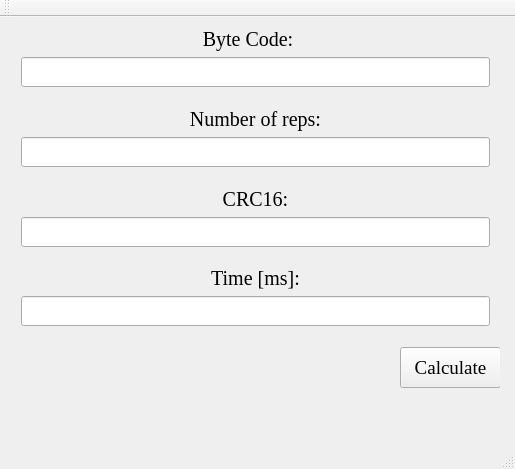
<?xml version="1.0" encoding="UTF-8"?>
<ui version="4.0">
 <class>MainWindow</class>
 <widget class="QMainWindow" name="MainWindow">
  <property name="geometry">
   <rect>
    <x>0</x>
    <y>0</y>
    <width>515</width>
    <height>469</height>
   </rect>
  </property>
  <property name="windowTitle">
   <string>MainWindow</string>
  </property>
  <widget class="QWidget" name="centralWidget">
   <property name="maximumSize">
    <size>
     <width>500</width>
     <height>400</height>
    </size>
   </property>
   <widget class="QWidget" name="verticalLayoutWidget">
    <property name="geometry">
     <rect>
      <x>10</x>
      <y>0</y>
      <width>491</width>
      <height>81</height>
     </rect>
    </property>
    <layout class="QVBoxLayout" name="verticalLayout">
     <item>
      <widget class="QLabel" name="label_1">
       <property name="font">
        <font>
         <family>Times New Roman</family>
         <pointsize>15</pointsize>
        </font>
       </property>
       <property name="styleSheet">
        <string notr="true">QLabel {
	height: '34px';
}</string>
       </property>
       <property name="text">
        <string>Byte Code:   </string>
       </property>
       <property name="alignment">
        <set>Qt::AlignCenter</set>
       </property>
      </widget>
     </item>
     <item>
      <widget class="QLineEdit" name="byteCode">
       <property name="font">
        <font>
         <family>Times New Roman</family>
         <pointsize>14</pointsize>
        </font>
       </property>
       <property name="styleSheet">
        <string notr="true">QLineEdit {
margin: '5px';
}</string>
       </property>
       <property name="maxLength">
        <number>256</number>
       </property>
       <property name="alignment">
        <set>Qt::AlignCenter</set>
       </property>
      </widget>
     </item>
    </layout>
   </widget>
   <widget class="QWidget" name="verticalLayoutWidget_2">
    <property name="geometry">
     <rect>
      <x>10</x>
      <y>80</y>
      <width>491</width>
      <height>81</height>
     </rect>
    </property>
    <layout class="QVBoxLayout" name="verticalLayout_2">
     <item>
      <widget class="QLabel" name="label_2">
       <property name="font">
        <font>
         <family>Times New Roman</family>
         <pointsize>15</pointsize>
        </font>
       </property>
       <property name="styleSheet">
        <string notr="true">QLabel {
	height: '34px';
}</string>
       </property>
       <property name="text">
        <string>Number of reps:</string>
       </property>
       <property name="alignment">
        <set>Qt::AlignCenter</set>
       </property>
      </widget>
     </item>
     <item>
      <widget class="QLineEdit" name="numberOfReps">
       <property name="font">
        <font>
         <family>Times New Roman</family>
         <pointsize>14</pointsize>
        </font>
       </property>
       <property name="styleSheet">
        <string notr="true">QLineEdit {
margin: '5px';
}</string>
       </property>
       <property name="maxLength">
        <number>256</number>
       </property>
       <property name="alignment">
        <set>Qt::AlignCenter</set>
       </property>
      </widget>
     </item>
    </layout>
   </widget>
   <widget class="QWidget" name="verticalLayoutWidget_3">
    <property name="geometry">
     <rect>
      <x>10</x>
      <y>160</y>
      <width>491</width>
      <height>81</height>
     </rect>
    </property>
    <layout class="QVBoxLayout" name="verticalLayout_3">
     <item>
      <widget class="QLabel" name="label_3">
       <property name="font">
        <font>
         <family>Times New Roman</family>
         <pointsize>15</pointsize>
        </font>
       </property>
       <property name="styleSheet">
        <string notr="true">QLabel {
	height: '34px';
}</string>
       </property>
       <property name="text">
        <string>CRC16:</string>
       </property>
       <property name="alignment">
        <set>Qt::AlignCenter</set>
       </property>
      </widget>
     </item>
     <item>
      <widget class="QLineEdit" name="crc16">
       <property name="font">
        <font>
         <family>Times New Roman</family>
         <pointsize>14</pointsize>
        </font>
       </property>
       <property name="styleSheet">
        <string notr="true">QLineEdit {
margin: '5px';
}</string>
       </property>
       <property name="maxLength">
        <number>256</number>
       </property>
       <property name="alignment">
        <set>Qt::AlignCenter</set>
       </property>
      </widget>
     </item>
    </layout>
   </widget>
   <widget class="QWidget" name="verticalLayoutWidget_4">
    <property name="geometry">
     <rect>
      <x>10</x>
      <y>239</y>
      <width>491</width>
      <height>81</height>
     </rect>
    </property>
    <layout class="QVBoxLayout" name="verticalLayout_4">
     <item>
      <widget class="QLabel" name="label_4">
       <property name="enabled">
        <bool>true</bool>
       </property>
       <property name="font">
        <font>
         <family>Times New Roman</family>
         <pointsize>15</pointsize>
        </font>
       </property>
       <property name="styleSheet">
        <string notr="true">QLabel {
	height: '34px';
}</string>
       </property>
       <property name="text">
        <string>Time [ms]:</string>
       </property>
       <property name="alignment">
        <set>Qt::AlignCenter</set>
       </property>
      </widget>
     </item>
     <item>
      <widget class="QLineEdit" name="time">
       <property name="font">
        <font>
         <family>Times New Roman</family>
         <pointsize>14</pointsize>
        </font>
       </property>
       <property name="styleSheet">
        <string notr="true">QLineEdit {
margin: '5px';
}</string>
       </property>
       <property name="maxLength">
        <number>256</number>
       </property>
       <property name="alignment">
        <set>Qt::AlignCenter</set>
       </property>
      </widget>
     </item>
    </layout>
   </widget>
   <widget class="QPushButton" name="calculate">
    <property name="geometry">
     <rect>
      <x>400</x>
      <y>330</y>
      <width>101</width>
      <height>41</height>
     </rect>
    </property>
    <property name="font">
     <font>
      <family>Times New Roman</family>
      <pointsize>14</pointsize>
      <weight>50</weight>
      <bold>false</bold>
     </font>
    </property>
    <property name="text">
     <string>Calculate</string>
    </property>
    <property name="iconSize">
     <size>
      <width>24</width>
      <height>24</height>
     </size>
    </property>
   </widget>
  </widget>
  <widget class="QMenuBar" name="menuBar">
   <property name="geometry">
    <rect>
     <x>0</x>
     <y>0</y>
     <width>515</width>
     <height>22</height>
    </rect>
   </property>
  </widget>
  <widget class="QToolBar" name="mainToolBar">
   <attribute name="toolBarArea">
    <enum>TopToolBarArea</enum>
   </attribute>
   <attribute name="toolBarBreak">
    <bool>false</bool>
   </attribute>
  </widget>
  <widget class="QStatusBar" name="statusBar"/>
 </widget>
 <layoutdefault spacing="6" margin="11"/>
 <resources/>
 <connections/>
</ui>
